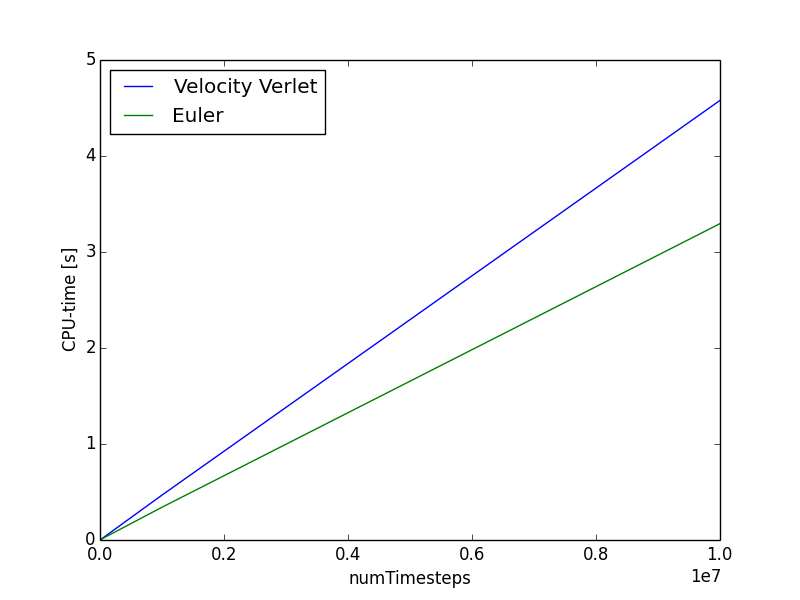

Recreate this plot in Python.
#CPU-time graph

numTimesteps = [1e3, 1e4, 1e5, 1e6, 1e7]
CPU_VV = [0.0005312, 0.004471, 0.0464844, 0.467712, 4.57939]
CPU_E = [0.0004986, 0.0033291, 0.0353204, 0.341174, 3.29547]

import matplotlib.pyplot as plt

plt.plot(numTimesteps, CPU_VV, numTimesteps, CPU_E)
plt.xlabel('numTimesteps')
plt.ylabel('CPU-time [s]')
plt.legend(['Velocity Verlet', 'Euler'], loc=2)
plt.show()
